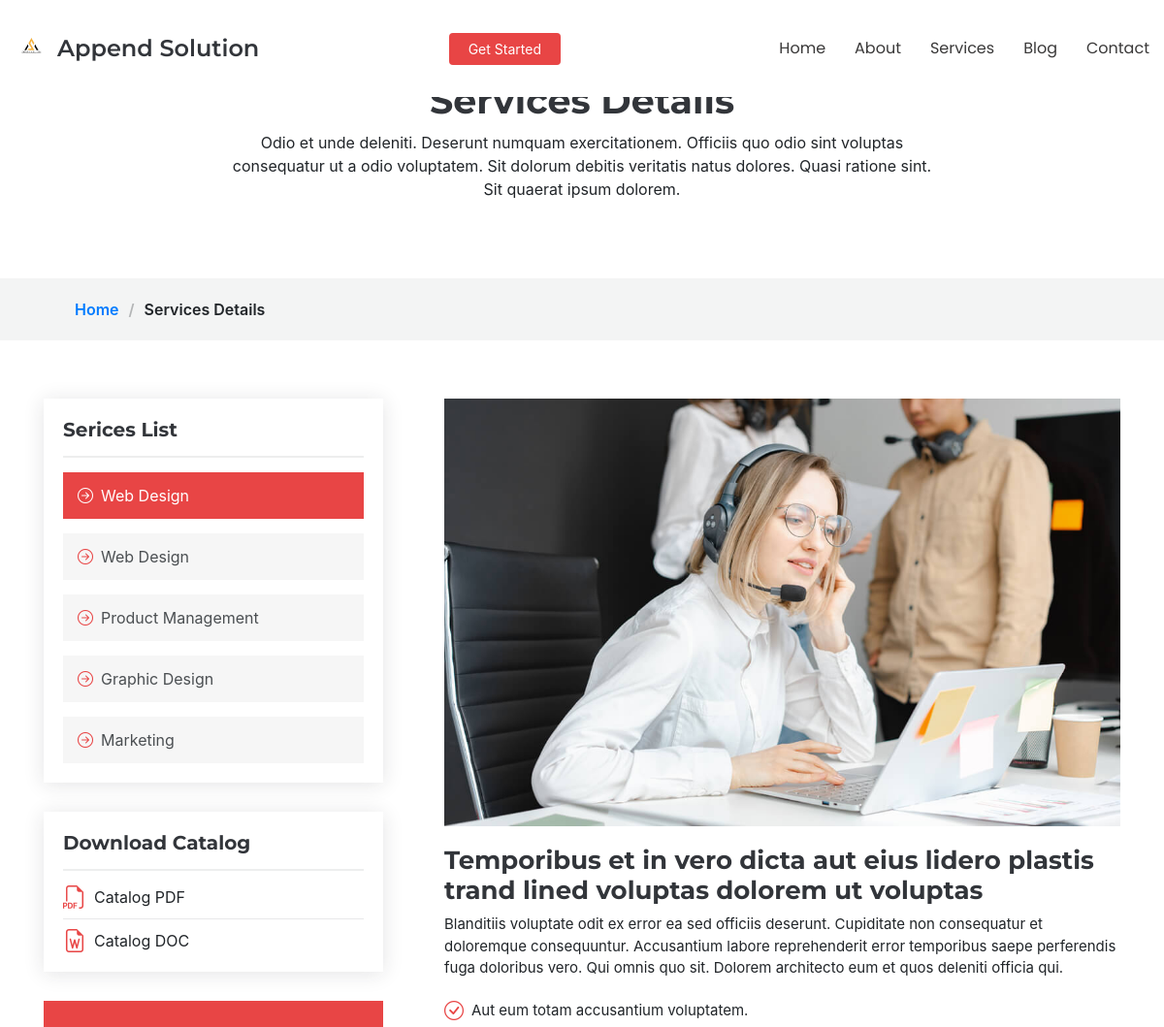
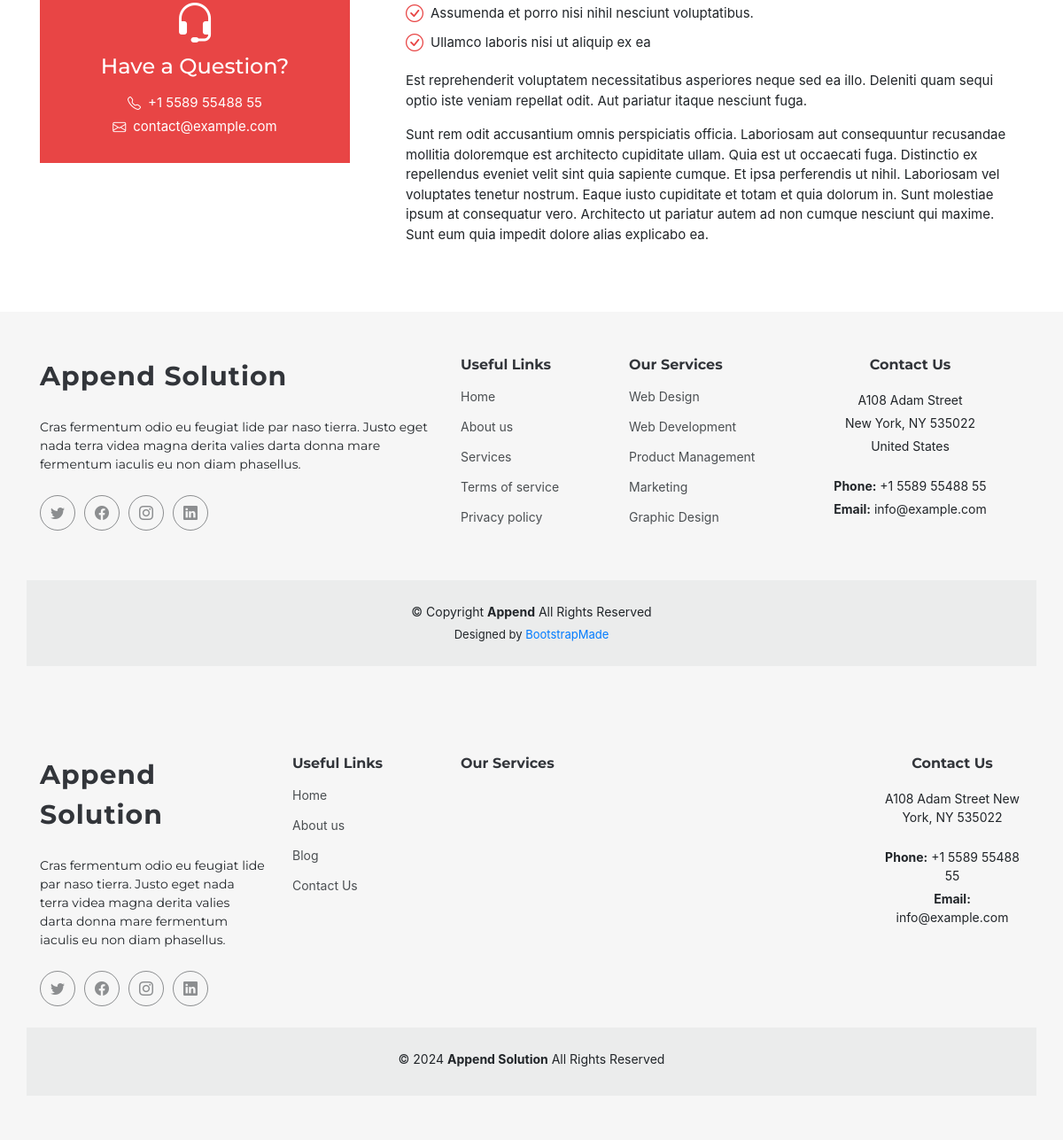
The page /services-detail/ on the database its author committed (2 pictures, top to bottom).
### static_app/models.py (models this page shows)
class GlobalSetting(models.Model):
    text = models.TextField(null=True, blank=True)
    global_image = models.ImageField(
        upload_to="globalsetting/%Y/%m/%d/", null=True, blank=True
    )
    logo_image = models.ImageField(
        upload_to="globalsetting/%Y/%m/%d/", null=True, blank=True
    )
    global_url_insta = models.URLField(null=True, blank=True)
    global_url_facebook = models.URLField(null=True, blank=True)
    global_url_twitter = models.URLField(null=True, blank=True)
    global_url_linkedin = models.URLField(null=True, blank=True)
    insta_is_active = models.BooleanField(default=True)
    facebook_is_active = models.BooleanField(default=True)
    twitter_is_active = models.BooleanField(default=True)
    linkedin_is_active = models.BooleanField(default=True)
    created_at = models.DateField(auto_now_add=True)
    slug = models.CharField(max_length=250, unique=True, default=uuid.uuid4)

class CustomerService(models.Model):
    tollfree1 = models.CharField(max_length=250, null=True, blank=True)
    tollfree2 = models.CharField(max_length=250, null=True, blank=True)
    email = models.EmailField(unique=False)
    address = models.CharField(max_length=250, null=True, blank=True)
    servicehours = models.TextField(null=True,blank=True)
    iphonelink = models.CharField(max_length=250, null=True, blank=True)
    androidlink = models.CharField(max_length=250, null=True, blank=True)
    created_at = models.DateField(auto_now_add=True)
    slug = models.CharField(max_length=250, unique=True, default=uuid.uuid4)

### static_app/views.py (the view)
# urls.py: path('services-detail/', views.ServicesDetail, name='services_detail'),
def ServicesDetail(request):
    template_name="web/services-details.html"
    globlesetting=GlobalSetting.objects.get(id=1)
    costomer_service=CustomerService.objects.get(id=1)
    return render(request, template_name,{'costomer_service':costomer_service,'globlesetting':globlesetting})

### templates/web/services-details.html (shortened to what this page needs)
{% extends 'web/base/base.html' %}
{% load static %}
{% block content %}
{% include 'web/base/header.html'%}
<body class="services-details-page">
  <main class="main">
    <div class="page-title" data-aos="fade">
      <div class="heading">
        <div class="container">
          <div class="row d-flex justify-content-center text-center">
            <div class="col-lg-8">
              <h1 class="">Services Details</h1>
              <p class="mb-0">Odio et unde deleniti. Deserunt numquam exercitationem. Officiis quo odio sint voluptas consequatur ut a odio voluptatem. Sit dolorum debitis veritatis natus dolores. Quasi ratione sint. Sit quaerat ipsum dolorem.</p>
            </div>
          </div>
        </div>
      </div>
      <nav class="breadcrumbs">
        <div class="container">
          <ol>
            <li><a href="index.html">Home</a></li>
            <li class="current">Services Details</li>
          </ol>
        </div>
      </nav>
    </div>
    <section id="service-details" class="service-details section">
      <div class="container">
        <div class="row gy-5">
          <div class="col-lg-4" data-aos="fade-up" data-aos-delay="100">
            <div class="service-box">
              <h4>Serices List</h4>
              <div class="services-list">
                <a href="#" class="active"><i class="bi bi-arrow-right-circle"></i><span>Web Design</span></a>
                <a href="#"><i class="bi bi-arrow-right-circle"></i><span>Web Design</span></a>
                <a href="#"><i class="bi bi-arrow-right-circle"></i><span>Product Management</span></a>
                <a href="#"><i class="bi bi-arrow-right-circle"></i><span>Graphic Design</span></a>
                <a href="#"><i class="bi bi-arrow-right-circle"></i><span>Marketing</span></a>
              </div>
            </div>
            <div class="service-box">
              <h4>Download Catalog</h4>
              <div class="download-catalog">
                <a href="#"><i class="bi bi-filetype-pdf"></i><span>Catalog PDF</span></a>
                <a href="#"><i class="bi bi-file-earmark-word"></i><span>Catalog DOC</span></a>
              </div>
            </div>
            <div class="help-box d-flex flex-column justify-content-center align-items-center">
              <i class="bi bi-headset help-icon"></i>
              <h4>Have a Question?</h4>
              <p class="d-flex align-items-center mt-2 mb-0"><i class="bi bi-telephone me-2"></i> <span>+1 5589 55488 55</span></p>
              <p class="d-flex align-items-center mt-1 mb-0"><i class="bi bi-envelope me-2"></i> <a href="mailto:contact@example.com">contact@example.com</a></p>
            </div>
          </div>
          <div class="col-lg-8 ps-lg-5" data-aos="fade-up" data-aos-delay="200">
            <img src="assets/img/services.jpg" alt="" class="img-fluid services-img">
            <h3>Temporibus et in vero dicta aut eius lidero plastis trand lined voluptas dolorem ut voluptas</h3>
            <p>
              Blanditiis voluptate odit ex error ea sed officiis deserunt. Cupiditate non consequatur et doloremque consequuntur. Accusantium labore reprehenderit error temporibus saepe perferendis fuga doloribus vero. Qui omnis quo sit. Dolorem architecto eum et quos deleniti officia qui.
            </p>
            <ul>
              <li><i class="bi bi-check-circle"></i> <span>Aut eum totam accusantium voluptatem.</span></li>
              <li><i class="bi bi-check-circle"></i> <span>Assumenda et porro nisi nihil nesciunt voluptatibus.</span></li>
              <li><i class="bi bi-check-circle"></i> <span>Ullamco laboris nisi ut aliquip ex ea</span></li>
            </ul>
            <p>
              Est reprehenderit voluptatem necessitatibus asperiores neque sed ea illo. Deleniti quam sequi optio iste veniam repellat odit. Aut pariatur itaque nesciunt fuga.
            </p>
            <p>
              Sunt rem odit accusantium omnis perspiciatis officia. Laboriosam aut consequuntur recusandae mollitia doloremque est architecto cupiditate ullam. Quia est ut occaecati fuga. Distinctio ex repellendus eveniet velit sint quia sapiente cumque. Et ipsa perferendis ut nihil. Laboriosam vel voluptates tenetur nostrum. Eaque iusto cupiditate et totam et quia dolorum in. Sunt molestiae ipsum at consequatur vero. Architecto ut pariatur autem ad non cumque nesciunt qui maxime. Sunt eum quia impedit dolore alias explicabo ea.
            </p>
          </div>
        </div>
      </div>
    </section>
  </main>
  <footer id="footer" class="footer position-relative">
    <div class="container footer-top">
      <div class="row gy-4">
        <div class="col-lg-5 col-md-12 footer-about">
          <a href="index.html" class="logo d-flex align-items-center">
            <span class="sitename">Append Solution</span>
          </a>
          <p>Cras fermentum odio eu feugiat lide par naso tierra. Justo eget nada terra videa magna derita valies darta donna mare fermentum iaculis eu non diam phasellus.</p>
          <div class="social-links d-flex mt-4">
            <a href=""><i class="bi bi-twitter"></i></a>
            <a href=""><i class="bi bi-facebook"></i></a>
            <a href=""><i class="bi bi-instagram"></i></a>
            <a href=""><i class="bi bi-linkedin"></i></a>
          </div>
        </div>
        <div class="col-lg-2 col-6 footer-links">
          <h4>Useful Links</h4>
          <ul>
            <li><a href="#">Home</a></li>
            <li><a href="#">About us</a></li>
            <li><a href="#">Services</a></li>
            <li><a href="#">Terms of service</a></li>
            <li><a href="#">Privacy policy</a></li>
          </ul>
        </div>
        <div class="col-lg-2 col-6 footer-links">
          <h4>Our Services</h4>
          <ul>
            <li><a href="#">Web Design</a></li>
            <li><a href="#">Web Development</a></li>
            <li><a href="#">Product Management</a></li>
            <li><a href="#">Marketing</a></li>
            <li><a href="#">Graphic Design</a></li>
          </ul>
        </div>
        <div class="col-lg-3 col-md-12 footer-contact text-center text-md-start">
          <h4>Contact Us</h4>
          <p>A108 Adam Street</p>
          <p>New York, NY 535022</p>
          <p>United States</p>
          <p class="mt-4"><strong>Phone:</strong> <span>+1 5589 55488 55</span></p>
          <p><strong>Email:</strong> <span>info@example.com</span></p>
        </div>
      </div>
    </div>
    <div class="container copyright text-center mt-4">
      <p>© <span>Copyright</span> <strong class="sitename">Append</strong> <span>All Rights Reserved</span></p>
      <div class="credits">
        Designed by <a href="https://bootstrapmade.com/">BootstrapMade</a>
      </div>
    </div>
  </footer>
</body>
{% include 'web/base/footer.html' %}
{% endblock content %}

### templates/web/base/header.html (shortened to what this page needs)
{% load static %}
<header id="header" class="header d-flex align-items-center fixed-top">
    <div class="container-fluid position-relative d-flex align-items-center justify-content-between">
      <a href="{% url 'home' %}" class="logo d-flex align-items-center me-auto me-xl-0">
        <img src="{{globlesetting.logo_image.url}}" alt="">
        <h1 class="sitename">Append Solution</h1>
      </a>
      <nav id="navmenu" class="navmenu">
        <ul>
          <li><a href="{% url 'home' %}" class="">Home</a></li>
          <li><a href="{% url 'about_us' %}">About</a></li>
          <li><a href="{% url 'services_list' %}">Services</a></li>
          <li><a href="{% url 'blog_list' %}">Blog</a></li>
          <li><a href="{% url 'contact_us' %}">Contact</a></li>
        </ul>
      </nav>
      <a class="btn-getstarted" href="{% url 'contact_us' %}">Get Started</a>
    </div>
  </header>

### templates/web/base/footer.html (shortened to what this page needs)
{% load static %}
<footer id="footer" class="footer position-relative">
    <div class="container footer-top">
      <div class="row gy-4">
        <div class="col-lg-3 col-md-12 footer-about">
          <a href="{% url 'home' %}" class="logo d-flex align-items-center">
            <span class="sitename">Append Solution</span>
          </a>
          <p>{{globlesetting.text}}</p>
          <div class="social-links d-flex mt-4">
            {% if globlesetting.twitter_is_active %}
            <a href="{{globlesetting.global_url_twitter}}"><i class="bi bi-twitter"></i></a>
            {% endif %}
            {% if globlesetting.facebook_is_active %}
            <a href="{{globlesetting.global_url_facebook}}"><i class="bi bi-facebook"></i></a>
            {% endif %}
            {% if globlesetting.insta_is_active %}
            <a href="{{globlesetting.global_url_insta}}"><i class="bi bi-instagram"></i></a>
            {% endif %}
            {% if globlesetting.linkedin_is_active %}
            <a href="{{globlesetting.global_url_linkedin}}"><i class="bi bi-linkedin"></i></a>
            {% endif %}
          </div>
        </div>
        <div class="col-lg-2 col-6 footer-links">
          <h4>Useful Links</h4>
          <ul>
            <li><a href="{% url 'home' %}">Home</a></li>
            <li><a href="{% url 'about_us' %}">About us</a></li>
            <li><a href="{% url 'blog_list' %}">Blog</a></li>
            <li><a href="{% url 'contact_us' %}">Contact Us</a></li>
          </ul>
        </div>
        <div class="col-lg-5 col-6 footer-links">
          <h4>Our Services</h4>
        </div>
        <div class="col-lg-2 col-md-12 footer-contact text-center text-md-start">
          <h4>Contact Us</h4>
          <p>{{costomer_service.address}}</p>
          <p class="mt-4"><strong>Phone:</strong> <span>{{costomer_service.tollfree1}}</span></p>
          <p><strong>Email:</strong> <span>{{costomer_service.email}}</span></p>
        </div>
      </div>
    </div>
    <div class="container copyright text-center mt-4">
      <p>© <script> document.write(new Date().getFullYear()); </script> <strong class="sitename">Append Solution</strong> <span>All Rights Reserved</span></p>
    </div>
  </footer>

### rows shown on the page
GlobalSetting: logo_image (picture), text "Cras fermentum odio eu feugiat lide par naso tierra. Justo eget nada terra videa magna derita valies darta donna mare fermentum iaculis eu non diam phasellus."
CustomerService: address "A108 Adam Street New York, NY 535022", tollfree1 "+1 5589 55488 55", email "info@example.com"
